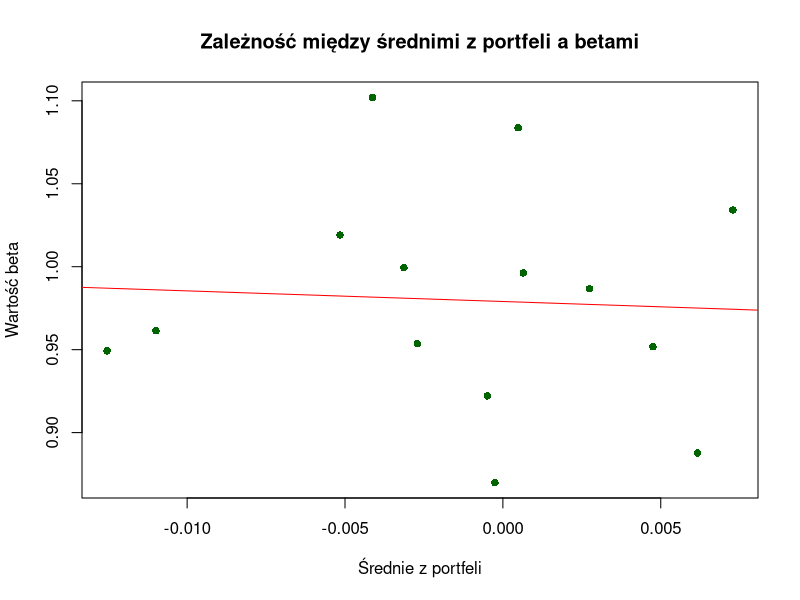
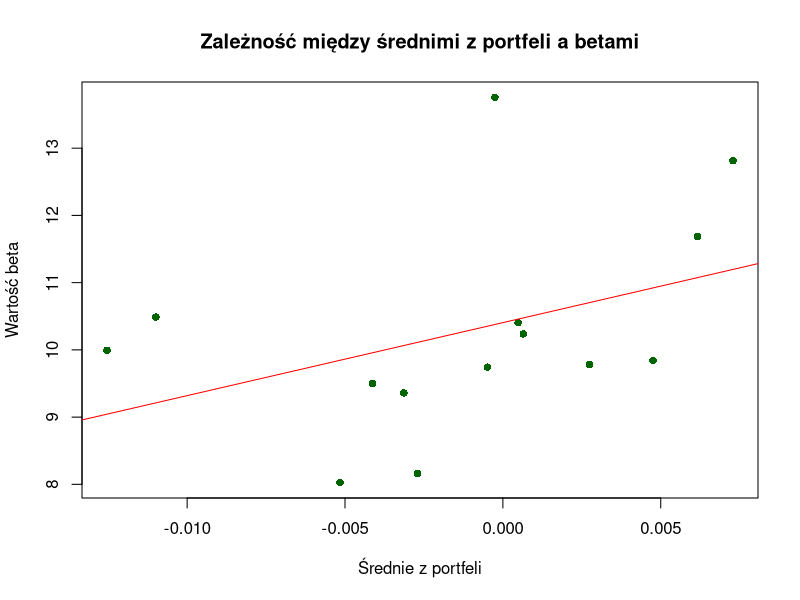

Write the R code that produced these figures, in order.
## ---- chunk 1
library(readr)
library(dplyr)
## ---- chunk 2
wig <- read_csv("Dane/wig_m.csv")
wig <- wig[,c(1,5)]
colnames(wig) <- c('data','wig')

wig_banki <- read_csv("Dane/wig_banki_m.csv")
wig_banki <- wig_banki[,5]
colnames(wig_banki) <- c('wig_banki')

wig_budow <- read_csv("Dane/wig_budow_m.csv")
wig_budow <- wig_budow[,5]
colnames(wig_budow) <- c('wig_budow')

wig_chemia <- read_csv("Dane/wig_chemia_m.csv")
wig_chemia <- wig_chemia[,5]
colnames(wig_chemia) <- c('wig_chemia')

wig_energia <- read_csv("Dane/wig_energ_m.csv")
wig_energia <- wig_energia[,5]
colnames(wig_energia) <- c('wig_energia')

wig_gornic <- read_csv("Dane/wig_gornic_m.csv")
wig_gornic <- wig_gornic[,5]
colnames(wig_gornic) <- c('wig_gornic')

wig_gry <- read_csv("Dane/wig_gry_m.csv")
wig_gry <- wig_gry[,5]
colnames(wig_gry) <- c('wig_gry')

wig_info <- read_csv("Dane/wig_info_m.csv")
wig_info <- wig_info[,5]
colnames(wig_info) <- c('wig_info')

wig_leki <- read_csv("Dane/wig_leki_m.csv")
wig_leki <- wig_leki[,5]
colnames(wig_leki) <- c('wig_leki')

wig_media <- read_csv("Dane/wig_media_m.csv")
wig_media <- wig_media[,5]
colnames(wig_media) <- c('wig_media')

wig_moto <- read_csv("Dane/wig_moto_m.csv")
wig_moto <- wig_moto[,5]
colnames(wig_moto) <- c('wig_moto')

wig_nrchom <- read_csv("Dane/wig_nrchom_m.csv")
wig_nrchom <- wig_nrchom[,5]
colnames(wig_nrchom) <- c('wig_nrchom')

wig_odziez <- read_csv("Dane/wig_odziez_m.csv")
wig_odziez <- wig_odziez[,5]
colnames(wig_odziez) <- c('wig_odziez')

wig_paliwa <- read_csv("Dane/wig_paliwa_m.csv")
wig_paliwa <- wig_paliwa[,5]
colnames(wig_paliwa) <- c('wig_paliwa')

wig_spozyw <- read_csv("Dane/wig_spozyw_m.csv")
wig_spozyw <- wig_spozyw[,5]
colnames(wig_spozyw) <- c('wig_spozyw')

stopa_wolna <- read_csv("Dane/10yply_b_m.csv")
stopa_wolna <- stopa_wolna[,5]/100
colnames(stopa_wolna) <- c('stopa_wolna')

dane <- data.frame(wig,wig_banki,wig_budow,wig_chemia,
                   wig_energia,wig_gornic,wig_gry,wig_info,
                   wig_leki,wig_media,wig_moto,wig_nrchom,
                   wig_odziez,wig_paliwa,wig_spozyw,stopa_wolna/12)

knitr::kable(head(dane), align = "cccccccc")
## ---- chunk 3
stopa_zwrotu <- data.frame(matrix(0, 86, 17))
stopa_zwrotu[, 1] <- dane[, 1]
for (j in 2:17){
  for (i in 2:86)
  {
  stopa_zwrotu[i, j] <- (dane[i, j] - dane[i-1, j])/dane[i-1, j]
  }
}
names(stopa_zwrotu) <- names(dane)
rownames(stopa_zwrotu) <- NULL    
stopa_zwrotu <- stopa_zwrotu[-1, ]

knitr::kable(head(stopa_zwrotu), align = "cccccccc",  digits = 3)
## ---- chunk 4
zmienne <- data.frame(matrix(0, 85, 16))
names(zmienne) <- names(dane)[c(1:16)]
zmienne[, 1] <- stopa_zwrotu[, 1]

for (j in 2:16){
  for (i in 1:85)
  {
    zmienne[i, j] <- stopa_zwrotu[i, j] - stopa_zwrotu[i, 17]
  }
}

zmienne <- zmienne[, -1]
## ---- chunk 5
mnk <- list(lm(zmienne$wig_banki ~ zmienne$wig),
            lm(zmienne$wig_budow ~ zmienne$wig),
            lm(zmienne$wig_chemia ~ zmienne$wig),
            lm(zmienne$wig_energia ~ zmienne$wig),
            lm(zmienne$wig_gornic ~ zmienne$wig),
            lm(zmienne$wig_gry ~ zmienne$wig),
            lm(zmienne$wig_info ~ zmienne$wig),
            lm(zmienne$wig_leki ~ zmienne$wig),
            lm(zmienne$wig_media ~ zmienne$wig),
            lm(zmienne$wig_moto ~ zmienne$wig),
            lm(zmienne$wig_nrchom ~ zmienne$wig),
            lm(zmienne$wig_odziez ~ zmienne$wig),
            lm(zmienne$wig_paliwa ~ zmienne$wig),
            lm(zmienne$wig_spozyw ~ zmienne$wig))
## ---- chunk 6
alfa <-c()
for (i in 1:length(mnk)) {
  alfa[i] <- mnk[[i]]$coefficients[1]
} 

beta <-c()
for (i in 1:length(mnk)) {
  beta[i] <- mnk[[i]]$coefficients[2]
}
alfa_beta <- data.frame("alfa" = alfa, "beta" = beta, row.names = names(zmienne)[-1])
knitr::kable(alfa_beta, align = "cccc")
## ---- chunk 7
srednie_portfeli <- colMeans(zmienne[,-15])
beta <- alfa_beta$beta
trend_model <- lm(beta ~ srednie_portfeli)

plot(srednie_portfeli, beta, 
     xlab = "Średnie z portfeli", 
     ylab = "Wartość beta", 
     main = "Zależność między średnimi z portfeli a betami", 
     col = "darkgreen", 
     pch = 16)

# Dodanie linii trendu
abline(trend_model, col = "red")
## ---- chunk 8
p_alpha0 <- c()
p_alpha1 <- c() 

p_alpha0[10] = summary(mnk[[10]])$coefficients[1,4]

for(i in 1:length(mnk)){
  p_alpha0[i] = summary(mnk[[i]])$coefficients[1,4]
  p_alpha1[i] = summary(mnk[[i]])$coefficients[2,4]
}

p_value <- data.frame(indeksy = (colnames(zmienne)[-1]), p_value_a0 = p_alpha0, p_value_a1 = p_alpha1)
knitr::kable(p_value, align = "cccc")
## ---- chunk 9
reszty <- matrix(NA, nrow(zmienne), ncol(zmienne)-1)

for(i in 1:nrow(reszty)){
  for(j in 1:length(mnk)){
    reszty[i,j] <- mnk[[j]]$residuals[i]
  }
}

MacierzReszt <- data.frame(reszty)
## ---- chunk 10
SIGMA <- cov(MacierzReszt)
VarianceWIG <- var(zmienne[, -1])
MeanWIG <- colMeans(zmienne[, -1])

T <- nrow(zmienne) 
N <- ncol(zmienne) - 1 
K <- 1 

GRS <- (T/N)*((T-N-K)/(T-K-1)) *
  (t(alfa)%*%(SIGMA)^(-1)%*%alfa)/((1+t(MeanWIG)%*%(VarianceWIG)^(-1)%*%MeanWIG))
Fkryt = qf(0.95, N, T-N-K)
## ---- chunk 11
grs <- data.frame(Wartosc_GRS = GRS, Wartosc_krytyczna = Fkryt)
knitr::kable(grs, align = "cc")
## ---- chunk 12
X <- as.matrix(zmienne[,-1])
Y <- as.matrix(zmienne[,1])
Sigma <- cor(X)
# macierz odwrotna do sigmy
Sigma_odw <- solve(Sigma)
beta_UMNK <- (t(X)%*%X%*%Sigma_odw)^(-1) %*% (t(X%*%Sigma_odw)%*%Y)
knitr::kable(beta_UMNK, align = "cccc")
## ---- chunk 13
srednie_portfeli <- colMeans(zmienne[,-15])
beta <- beta_UMNK
trend_model <- lm(beta ~ srednie_portfeli)

plot(srednie_portfeli, beta, 
     xlab = "Średnie z portfeli", 
     ylab = "Wartość beta", 
     main = "Zależność między średnimi z portfeli a betami", 
     col = "darkgreen", 
     pch = 16)

# Dodanie linii trendu
abline(trend_model, col = "red")
